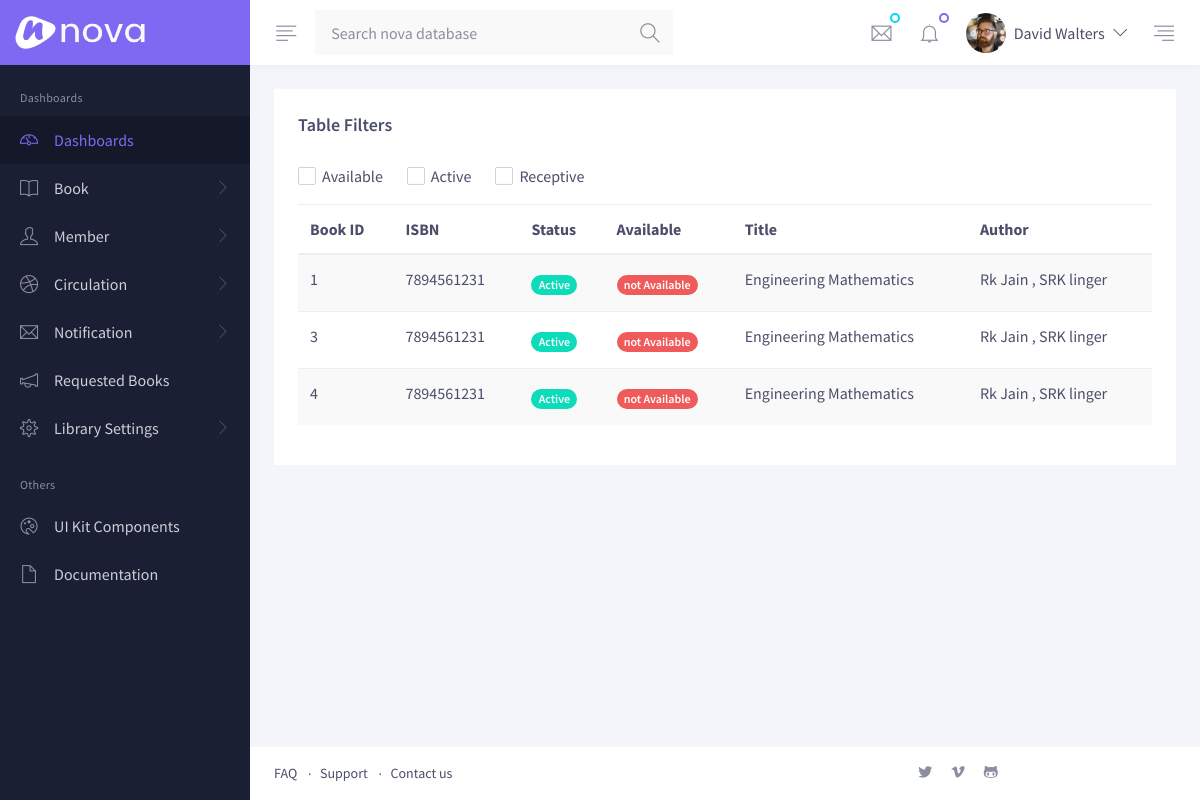
/books/ (signed in), run on an earlier commit of the app's database.
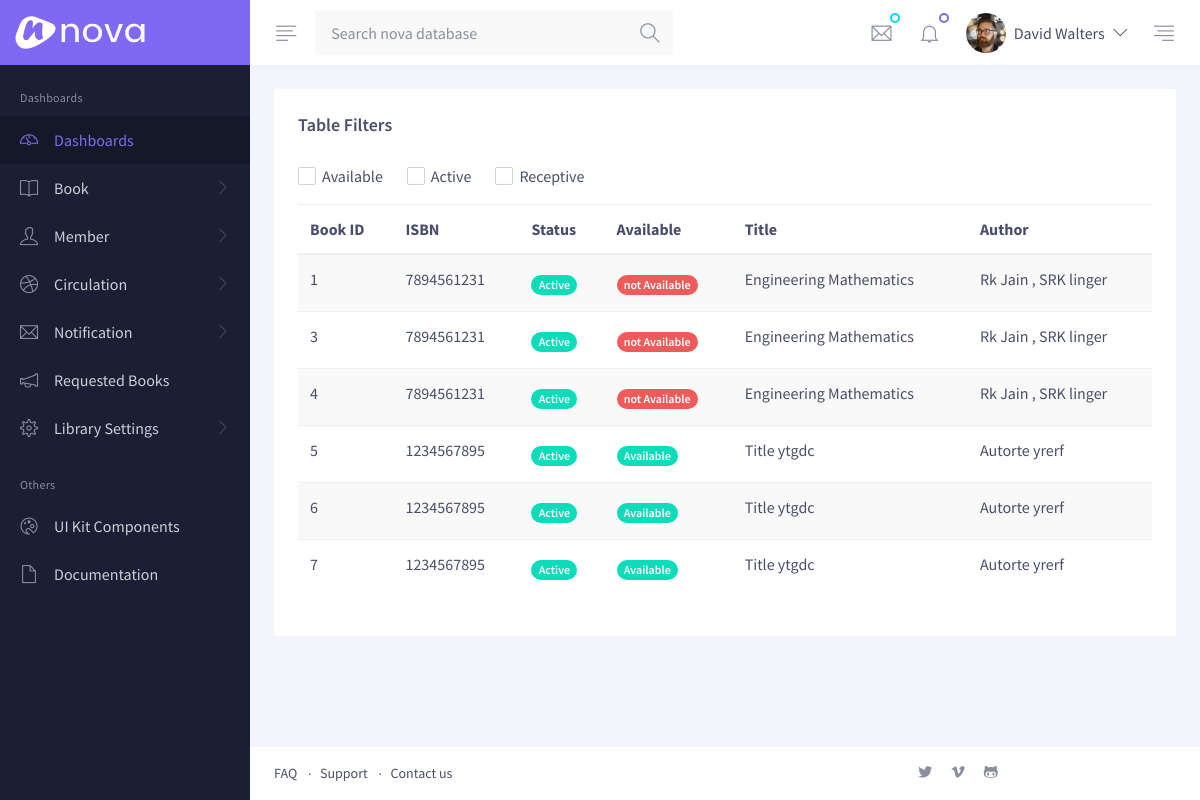
And on a later commit of the database.
### LMS/models.py (models this page shows, shortened)
class Book(models.Model):
    details = models.ForeignKey(ISBN,on_delete=models.CASCADE)
    active = models.BooleanField(default=True)
    is_issued = models.BooleanField(default=False)

class ISBN(models.Model):
    isbn = models.PositiveIntegerField(primary_key=True)
    author = models.CharField(max_length=30)
    title = models.CharField(max_length=100)
    category = models.CharField(max_length=30)
    publisher = models.CharField(max_length=30)
    price = models.PositiveIntegerField()
    quantity = models.PositiveIntegerField(default=0)
    count_issued = models.PositiveIntegerField(default=0)
    def __str__(self):
        return str(self.isbn)

### LMS/views.py (the view)
# urls.py: path('books/',views.books,name='books'),
def books(request):
    user = auth.get_user(request)
    if not user.is_staff:
        return redirect_to_login(next=request.path)
    return render(request, 'book.html',context={'books':Book.objects.all()})

### LMS/templates/book.html (shortened to what this page needs)
{% extends 'base.html' %}
{% load static %}
{% block content %}
        <div class="py-4 px-3 px-md-4">
          <div class="card mb-3 mb-md-4">
            <div class="card-header">
              <h5 class="font-weight-semi-bold mb-0">Table Filters</h5>
            </div>
            <div class="card-body pt-0">
              <div class="row">
                  <div class="col-xl mb-3">
                    <div class="d-flex align-items-center flex-wrap pt-1">
                      <div class="form-check position-relative mb-2 mb-md-0 mr-4">
                        <label class="checkbox checkbox-xxs form-check-label ml-1" for="available" data-icon="">Available</label>
                      </div>
                      <div class="form-check position-relative mb-2 mb-md-0 mr-4">
                        <label class="checkbox checkbox-xxs form-check-label ml-1" for="active" data-icon="">Active</label>
                      </div>
                      <div class="form-check position-relative mb-2 mb-md-0">
                        <label class="checkbox checkbox-xxs form-check-label ml-1" for="receptive" data-icon="">Receptive</label>
                      </div>
                    </div>
                  </div>
                </div>
  <div class="table-responsive-xl">
    <table class="table table-striped table-hover">
      <thead>
        <tr>
          <th>Book ID</th>
          <th>ISBN</th>
          <th>Status</th>
          <th>Available</th>
          <th>Title</th>
          <th>Author</th>
        </tr>
      </thead>
      <tbody>
      {% for book in books %}
        <tr>
          <td>{{ book.id }}</td>
          <td>{{ book.details }}</td>
            {% if book.active %}
          <td class="py-3">
            <span class="badge badge-pill badge-success">Active</span>
          </td>
            {% else %}
            <td class="py-3">
            <span class="badge badge-pill badge-danger">Deactive</span>
          </td>
            {% endif %}
          {% if book.is_issued %}
          <td class="py-3">
            <span class="badge badge-pill badge-danger">not Available</span>
          </td>
            {% else %}
            <td class="py-3">
            <span class="badge badge-pill badge-success">Available</span>
          </td>
            {% endif %}
          <td>{{ book.details.title }}</td>
          <td>{{ book.details.author }}</td>
        </tr>
      {% endfor %}
      </tbody>
    </table>
              </div>
            </div>
          </div>
        </div>
{% endblock %}

### LMS/templates/base.html (shortened to what this page needs)
{% load static %}
<!DOCTYPE html>
<html lang="en">
  <head><meta http-equiv="Content-Type" content="text/html; charset=UTF-8" />
    <link href="{% static  'preview/nova-v1-0/assets/vendor/nova-icons/nova-icons.css' %}" rel="stylesheet">
    <link rel="stylesheet" href=" {% static 'preview/nova-v1-0/assets/vendor/animate-css/animate.min.css' %}">
    <link rel="stylesheet" href=" {% static 'preview/nova-v1-0/assets/vendor/malihu-custom-scrollbar-plugin/jquery.mCustomScrollbar.css' %}">
    <link rel="stylesheet" href=" {% static 'preview/nova-v1-0/assets/vendor/flatpickr/dist/flatpickr.min.css' %}">
    <link rel="stylesheet" href=" {% static 'preview/nova-v1-0/assets/vendor/select2/dist/css/select2.min.css' %}">
    <link rel="stylesheet" href=" {% static 'preview/nova-v1-0/assets/vendor/jquery-shorten/src/jquery.shorten.css' %}">
    <link rel="stylesheet" href=" {% static 'preview/nova-v1-0/assets/css/theme.css' %}">
  </head>
  <body class="has-sidebar has-fixed-sidebar-and-header">
    <header class="header header-light bg-white">
      <nav class="navbar flex-nowrap p-0">
        <div class="navbar-brand-wrapper col-auto">
          <a class="navbar-brand navbar-brand-desktop" href="{% url 'index' %}">
            <img class="side-nav-hide-on-closed" src=" {% static 'preview/nova-v1-0/assets/img/logo.png' %}" alt="Nova" style="width: 130px; height: 33px;">
          </a>
        </div>
        <div class="header-content col px-md-3 px-md-3">
          <div class="d-flex align-items-center">
            <a class="js-side-nav header-invoker mr-md-2" href="#"
               data-close-invoker="#sidebarClose"
               data-target="#sidebar"
               data-target-wrapper="body">
              <i class="nova-align-left"></i>
            </a>
            <div class="js-header-search position-relative"
                 data-search-target="#headerSearchResults"
                 data-search-mobile-invoker="#headerSearchMobileInvoker"
                 data-search-form="#headerSearchForm"
                 data-search-field="#headerSearchField"
                 data-search-clear="#headerSearchResultsClear">
              <form id="headerSearchForm" class="header-search input-group w-18_75rem w-md-22_5rem" action="#">
                <input id="headerSearchField" class="header-search-input form-control form-control-icon-text" type="text" placeholder="Search nova database">
                <div class="input-group-append focus-hide">
                  <i class="nova-search icon-text icon-text-lg"></i>
                </div>
              </form>
            </div>
            <div class="dropdown ml-auto">
              <a id="messagesInvoker" class="header-invoker" href="#" aria-controls="messages" aria-haspopup="true" aria-expanded="false"
                 data-unfold-event="click"
                 data-unfold-target="#messages"
                 data-unfold-type="css-animation"
                 data-unfold-duration="300"
                 data-unfold-animation-in="fadeIn"
                 data-unfold-animation-out="fadeOut">
                <span class="indicator indicator-bordered indicator-top-right indicator-secondary rounded-circle"></span>
                <i class="nova-email"></i>
              </a>
            </div>
            <div class="dropdown ml-2">
              <a id="notificationsInvoker" class="header-invoker" href="#" aria-controls="notifications" aria-haspopup="true" aria-expanded="false"
                 data-unfold-event="click"
                 data-unfold-target="#notifications"
                 data-unfold-type="css-animation"
                 data-unfold-duration="300"
                 data-unfold-animation-in="fadeIn"
                 data-unfold-animation-out="fadeOut">
                <span class="indicator indicator-bordered indicator-top-right indicator-primary rounded-circle"></span>
                <i class="nova-bell"></i>
              </a>
            </div>
            <div class="dropdown mx-3">
              <a id="profileMenuInvoker" class="header-complex-invoker" href="#" aria-controls="profileMenu" aria-haspopup="true" aria-expanded="false"
                 data-unfold-event="click"
                 data-unfold-target="#profileMenu"
                 data-unfold-type="css-animation"
                 data-unfold-duration="300"
                 data-unfold-animation-in="fadeIn"
                 data-unfold-animation-out="fadeOut">
                <img class="avatar rounded-circle mr-md-2" src=" {% static 'preview/nova-v1-0/assets/img/100x100/img9.jpg' %}" alt="Image description">
                <span class="d-none d-md-block">David Walters</span>
                <i class="nova-angle-down d-none d-md-block ml-2"></i>
              </a>
            </div>
            <a id="activityInvoker" class="header-invoker" href="#" aria-controls="activity" aria-haspopup="true" aria-expanded="false"
               data-unfold-event="click"
               data-unfold-target="#activity"
               data-unfold-type="css-animation"
               data-unfold-animation-in="fadeInRight"
               data-unfold-animation-out="fadeOutRight"
               data-unfold-duration="300">
              <i class="nova-align-right"></i>
            </a>
          </div>
        </div>
      </nav>
    </header>
    <main class="main">
      <aside id="sidebar" class="js-custom-scroll side-nav">
        <ul id="sideNav" class="side-nav-menu side-nav-menu-top-level mb-0">
          <li class="sidebar-heading h6">Dashboards</li>
          <li class="side-nav-menu-item active">
            <a class="side-nav-menu-link media align-items-center" href="{% url 'report' %}">
              <span class="side-nav-menu-icon d-flex mr-3">
                <i class="nova-dashboard"></i>
              </span>
              <span class="side-nav-fadeout-on-closed media-body">Dashboards</span>
            </a>
          </li>
          <li class="side-nav-menu-item side-nav-has-menu">
            <a class="side-nav-menu-link media align-items-center" href="#"
               data-target="#subMenuBook">
              <span class="side-nav-menu-icon d-flex mr-3">
                <i class="nova-book"></i>
              </span>
              <span class="side-nav-fadeout-on-closed media-body">Book</span>
              <span class="side-nav-control-icon d-flex">
                <i class="nova-angle-right side-nav-fadeout-on-closed"></i>
              </span>
            </a>
          </li>
          <li class="side-nav-menu-item side-nav-has-menu">
            <a class="side-nav-menu-link media align-items-center" href="#"
               data-target="#subMenuMember">
              <span class="side-nav-menu-icon d-flex mr-3">
                <i class="nova-user"></i>
              </span>
              <span class="side-nav-fadeout-on-closed media-body">Member</span>
              <span class="side-nav-control-icon d-flex">
                <i class="nova-angle-right  side-nav-fadeout-on-closed"></i>
              </span>
            </a>
          </li>
          <li class="side-nav-menu-item side-nav-has-menu">
            <a class="side-nav-menu-link media align-items-center" href="#"
               data-target="#subMenuCirculation">
              <span class="side-nav-menu-icon d-flex mr-3">
                <i class="nova-dribbble"></i>
              </span>
              <span class="side-nav-fadeout-on-closed media-body">Circulation</span>
              <span class="side-nav-control-icon d-flex">
                <i class="nova-angle-right side-nav-fadeout-on-closed"></i>
              </span>
            </a>
          </li>
          <li class="side-nav-menu-item side-nav-has-menu">
            <a class="side-nav-menu-link media align-items-center" href="#"
               data-target="#subMenuNotification">
              <span class="side-nav-menu-icon d-flex mr-3">
                <i class="nova-email"></i>
              </span>
              <span class="side-nav-fadeout-on-closed media-body">Notification</span>
              <span class="side-nav-control-icon d-flex">
                <i class="nova-angle-right side-nav-fadeout-on-closed"></i>
              </span>
            </a>
          </li>
          <li class="side-nav-menu-item">
            <a class="side-nav-menu-link media align-items-center" href="#">
              <span class="side-nav-menu-icon d-flex mr-3">
                <i class="nova-announcement"></i>
              </span>
              <span class="side-nav-fadeout-on-closed media-body">Requested Books</span>
            </a>
          </li>
          <li class="side-nav-menu-item side-nav-has-menu">
            <a class="side-nav-menu-link media align-items-center" href="#"
               data-target="#subMenuSettings">
              <span class="side-nav-menu-icon d-flex mr-3">
                <i class="nova-settings"></i>
              </span>
              <span class="side-nav-fadeout-on-closed media-body">Library Settings</span>
              <span class="side-nav-control-icon d-flex">
                <i class="nova-angle-right side-nav-fadeout-on-closed"></i>
              </span>
            </a>
          </li>
          <li class="sidebar-heading h6">Others</li>
          <li class="side-nav-menu-item">
            <a class="side-nav-menu-link media align-items-center" href="base.html">
              <span class="side-nav-menu-icon d-flex mr-3">
                <i class="nova-palette"></i>
              </span>
              <span class="side-nav-fadeout-on-closed media-body">UI Kit Components</span>
            </a>
          </li>
          <li class="side-nav-menu-item">
            <a class="side-nav-menu-link media align-items-center" href="base.html">
              <span class="side-nav-menu-icon d-flex mr-3">
                <i class="nova-file"></i>
              </span>
              <span class="side-nav-fadeout-on-closed media-body">Documentation</span>
            </a>
          </li>
        </ul>
      </aside>
      <div class="content">
          {% block content %}
            {% endblock %}
        <footer class="small bg-white p-3 px-md-4 mt-auto d-print-none">
          <div class="row justify-content-between">
            <div class="col-lg text-center text-lg-left mb-3 mb-lg-0">
              <ul class="list-dot list-inline mb-0">
                <li class="list-dot-item list-dot-item-not list-inline-item mr-lg-2"><a class="link-dark" href="#">FAQ</a></li>
                <li class="list-dot-item list-inline-item mr-lg-2"><a class="link-dark" href="#">Support</a></li>
                <li class="list-dot-item list-inline-item mr-lg-2"><a class="link-dark" href="#">Contact us</a></li>
              </ul>
            </div>
            <center class="col-lg text-center mb-3 mb-lg-0">
              <ul class="list-inline mb-0">
                <li class="list-inline-item mx-2"><a class="link-muted" href="#"><i class="nova-twitter-alt"></i></a></li>
                <li class="list-inline-item mx-2"><a class="link-muted" href="#"><i class="nova-vimeo-alt"></i></a></li>
                <li class="list-inline-item mx-2"><a class="link-muted" href="#"><i class="nova-github"></i></a></li>
              </ul>
            </center>
          </div>
        </footer>
      </div>
    </main>
  </body>
</html>

What changed in the data, as far as the page shows it:
added Book: id "5", details "1234567895", active "Active", is_issued "Available", details "Title ytgdc", details.author "Autorte yrerf"
added Book: id "6", details "1234567895", active "Active", is_issued "Available", details "Title ytgdc", details.author "Autorte yrerf"
added Book: id "7", details "1234567895", active "Active", is_issued "Available", details "Title ytgdc", details.author "Autorte yrerf"
